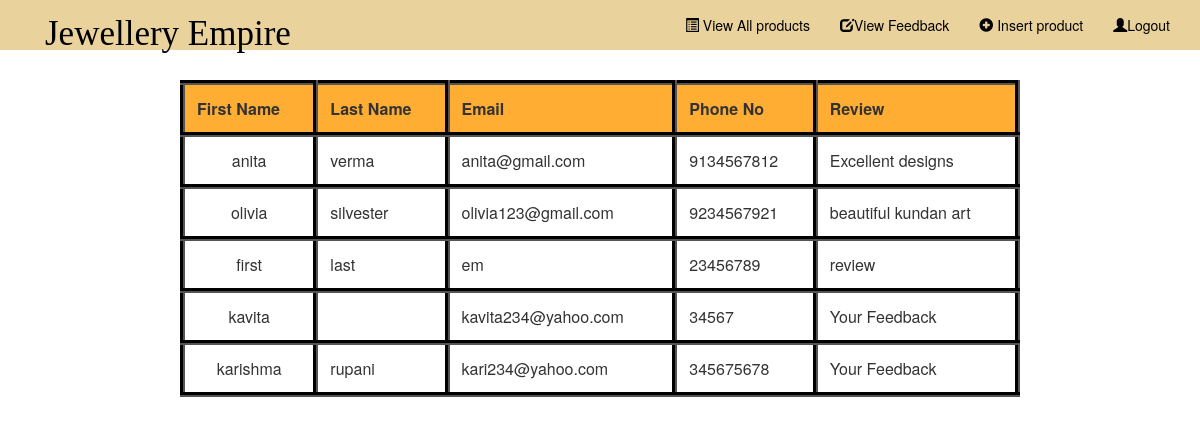
Page /feedback.php on the committed database.
### tables this page shows
CREATE TABLE IF NOT EXISTS `feedback` (
  `fname` varchar(20) NOT NULL,
  `lname` varchar(20) NOT NULL,
  `email` varchar(250) NOT NULL,
  `phone_no` varchar(11) NOT NULL,
  `message` varchar(500) NOT NULL
);

### feedback.php (the view, shortened to what this page needs)
<?php
	$query="SELECT*FROM feedback";
	$record=mysql_query($query);
?>
<html>
	<head>
		<link href="css/bootstrap.min.css" rel="stylesheet"/>
	</head>
	<body>
		<div>
		<nav class="nav navbar-inverse navbar-fixed-top">
			<div class="container">
				<div class="navbar-header">
					<a class="navbar-brand" href="#" style="color:black"> <b><h2 style="margin:0px;font-family:Brush Script Std;font-size:35px;"> Jewellery Empire </h2> </b></a>
				</div>
				<div class="collapse navbar-collapse" id="one">
					<ul class="nav navbar-nav navbar-right " >
						<li><a href="product.php"><span class="glyphicon glyphicon-list-alt"></span> View All products</a></li>
						<li><a href="#"><span class="glyphicon glyphicon-edit"></span>View Feedback</a></li>
						<li><a href="admin.php"><span class="glyphicon glyphicon-plus-sign"></span> Insert product</a></li>
						<li><a href="logout.php"><span class="glyphicon glyphicon-user"></span>Logout</a></li>
					</ul>
				</div>
			</div>
		</div>
	</body>
</html>
	<table  align="center" width="70%">
		<tr>
			<th>First Name</th>
			<th>Last Name</th>
			<th>Email</th>
			<th>Phone No</th>
			<th>Review</th>
		</tr>
		<?php while($row= mysql_fetch_object($record)){ ?>
		<tr>
			<td align="center"><?=$row->fname?></td>
			<td><?=$row->lname?></td>
			<td><?=$row->email?></td>
			<td><?=$row->phone_no?></td>
			<td><?=$row->message?></td>
		</tr><?php } ?>
	</table>

### feedback.php (style rules this page uses)
.navbar-inverse .navbar-nav>li>a { color:black; }
.navbar-inverse { background-color:#ead29d; }
th { border:outset 5px #000000; padding:12px; }
td { border:outset 5px #000000; padding:12px; }
table { margin-top:80px; border:outset 5px #000000; }
table th { background-color:#ffad33; }

### rows in the picture
feedback: fname "anita", lname "verma", email "anita@gmail.com", phone_no "9134567812", message "Excellent designs"
feedback: fname "olivia", lname "silvester", email "olivia123@gmail.com", phone_no "9234567921", message "beautiful kundan art"
feedback: fname "first", lname "last", email "em", phone_no "23456789", message "review"
feedback: fname "kavita", email "kavita234@yahoo.com", phone_no "34567", message "Your Feedback"
feedback: fname "karishma", lname "rupani", email "kari234@yahoo.com", phone_no "345675678", message "Your Feedback"
